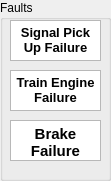
     <widget class="QGroupBox" name="fault_box">
      <property name="geometry">
       <rect>
        <x>340</x>
        <y>380</y>
        <width>111</width>
        <height>181</height>
       </rect>
      </property>
      <property name="title">
       <string>Faults</string>
      </property>
      <widget class="QTextBrowser" name="signal_txt">
       <property name="geometry">
        <rect>
         <x>10</x>
         <y>20</y>
         <width>91</width>
         <height>41</height>
        </rect>
       </property>
       <property name="verticalScrollBarPolicy">
        <enum>Qt::ScrollBarAlwaysOff</enum>
       </property>
       <property name="horizontalScrollBarPolicy">
        <enum>Qt::ScrollBarAlwaysOff</enum>
       </property>
       <property name="html">
        <string>&lt;!DOCTYPE HTML PUBLIC &quot;-//W3C//DTD HTML 4.0//EN&quot; &quot;http://www.w3.org/TR/REC-html40/strict.dtd&quot;&gt;
&lt;html&gt;&lt;head&gt;&lt;meta name=&quot;qrichtext&quot; content=&quot;1&quot; /&gt;&lt;meta charset=&quot;utf-8&quot; /&gt;&lt;style type=&quot;text/css&quot;&gt;
p, li { white-space: pre-wrap; }
hr { height: 1px; border-width: 0; }
li.unchecked::marker { content: &quot;\2610&quot;; }
li.checked::marker { content: &quot;\2612&quot;; }
&lt;/style&gt;&lt;/head&gt;&lt;body style=&quot; font-family:'Segoe UI'; font-size:10pt; font-weight:400; font-style:normal;&quot;&gt;
&lt;p align=&quot;center&quot; style=&quot; margin-top:0px; margin-bottom:0px; margin-left:0px; margin-right:0px; -qt-block-indent:0; text-indent:0px;&quot;&gt;&lt;span style=&quot; font-family:'MS Shell Dlg 2'; font-weight:600;&quot;&gt;Signal Pick Up Failure&lt;/span&gt;&lt;/p&gt;&lt;/body&gt;&lt;/html&gt;</string>
       </property>
      </widget>
      <widget class="QTextBrowser" name="engine_txt">
       <property name="geometry">
        <rect>
         <x>10</x>
         <y>70</y>
         <width>91</width>
         <height>41</height>
        </rect>
       </property>
       <property name="verticalScrollBarPolicy">
        <enum>Qt::ScrollBarAlwaysOff</enum>
       </property>
       <property name="horizontalScrollBarPolicy">
        <enum>Qt::ScrollBarAlwaysOff</enum>
       </property>
       <property name="html">
        <string>&lt;!DOCTYPE HTML PUBLIC &quot;-//W3C//DTD HTML 4.0//EN&quot; &quot;http://www.w3.org/TR/REC-html40/strict.dtd&quot;&gt;
&lt;html&gt;&lt;head&gt;&lt;meta name=&quot;qrichtext&quot; content=&quot;1&quot; /&gt;&lt;meta charset=&quot;utf-8&quot; /&gt;&lt;style type=&quot;text/css&quot;&gt;
p, li { white-space: pre-wrap; }
hr { height: 1px; border-width: 0; }
li.unchecked::marker { content: &quot;\2610&quot;; }
li.checked::marker { content: &quot;\2612&quot;; }
&lt;/style&gt;&lt;/head&gt;&lt;body style=&quot; font-family:'Segoe UI'; font-size:10pt; font-weight:400; font-style:normal;&quot;&gt;
&lt;p align=&quot;center&quot; style=&quot; margin-top:0px; margin-bottom:0px; margin-left:0px; margin-right:0px; -qt-block-indent:0; text-indent:0px;&quot;&gt;&lt;span style=&quot; font-family:'MS Shell Dlg 2'; font-weight:600;&quot;&gt;Train Engine Failure&lt;/span&gt;&lt;/p&gt;&lt;/body&gt;&lt;/html&gt;</string>
       </property>
      </widget>
      <widget class="QTextBrowser" name="brake_fail_txt">
       <property name="geometry">
        <rect>
         <x>10</x>
         <y>120</y>
         <width>91</width>
         <height>41</height>
        </rect>
       </property>
       <property name="verticalScrollBarPolicy">
        <enum>Qt::ScrollBarAlwaysOff</enum>
       </property>
       <property name="horizontalScrollBarPolicy">
        <enum>Qt::ScrollBarAlwaysOff</enum>
       </property>
       <property name="html">
        <string>&lt;!DOCTYPE HTML PUBLIC &quot;-//W3C//DTD HTML 4.0//EN&quot; &quot;http://www.w3.org/TR/REC-html40/strict.dtd&quot;&gt;
&lt;html&gt;&lt;head&gt;&lt;meta name=&quot;qrichtext&quot; content=&quot;1&quot; /&gt;&lt;meta charset=&quot;utf-8&quot; /&gt;&lt;style type=&quot;text/css&quot;&gt;
p, li { white-space: pre-wrap; }
hr { height: 1px; border-width: 0; }
li.unchecked::marker { content: &quot;\2610&quot;; }
li.checked::marker { content: &quot;\2612&quot;; }
&lt;/style&gt;&lt;/head&gt;&lt;body style=&quot; font-family:'Segoe UI'; font-size:10pt; font-weight:400; font-style:normal;&quot;&gt;
&lt;p align=&quot;center&quot; style=&quot; margin-top:0px; margin-bottom:0px; margin-left:0px; margin-right:0px; -qt-block-indent:0; text-indent:0px;&quot;&gt;&lt;span style=&quot; font-family:'MS Shell Dlg 2'; font-size:11pt; font-weight:600;&quot;&gt;Brake Failure&lt;/span&gt;&lt;/p&gt;&lt;/body&gt;&lt;/html&gt;</string>
       </property>
      </widget>
     </widget>
